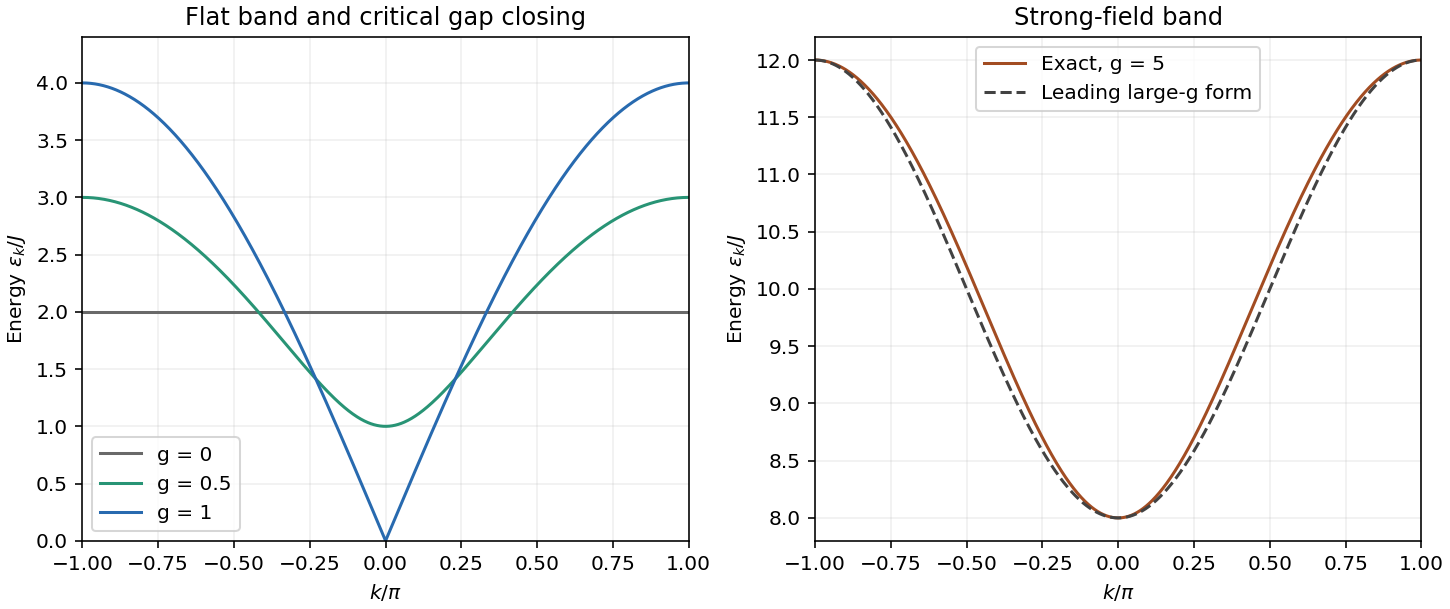

The script that drew this image:
"""Original Ising-chain dispersion curves; Python 3.14, NumPy, Matplotlib.
Writes the basename PNG to the current working directory.
"""
from pathlib import Path
import numpy as np
import matplotlib
matplotlib.use('Agg')
import matplotlib.pyplot as plt
k = np.linspace(-np.pi, np.pi, 1001)
fig, axs = plt.subplots(1, 2, figsize=(10, 4.2), layout='constrained')
for g, color in [(0, '#696969'), (.5, '#289475'), (1, '#286aaf')]:
    axs[0].plot(k / np.pi, 2 * np.sqrt(1 + g*g - 2*g*np.cos(k)), label=f'g = {g:g}', color=color)
g = 5
axs[1].plot(k / np.pi, 2*np.sqrt(1 + g*g - 2*g*np.cos(k)), color='#a24c22', label='Exact, g = 5')
axs[1].plot(k / np.pi, 2*g - 2*np.cos(k), '--', color='#424242', label='Leading large-g form')
axs[0].set_title('Flat band and critical gap closing')
axs[1].set_title('Strong-field band')
for ax in axs:
    ax.set(xlabel=r'$k/\pi$', ylabel=r'Energy $\epsilon_k/J$', xlim=(-1, 1))
    ax.grid(alpha=.2)
    ax.legend(fontsize=10)
axs[0].set_ylim(0, 4.4)
fig.savefig(Path.cwd() / (Path(__file__).stem + '.png'), dpi=145, facecolor='white')
